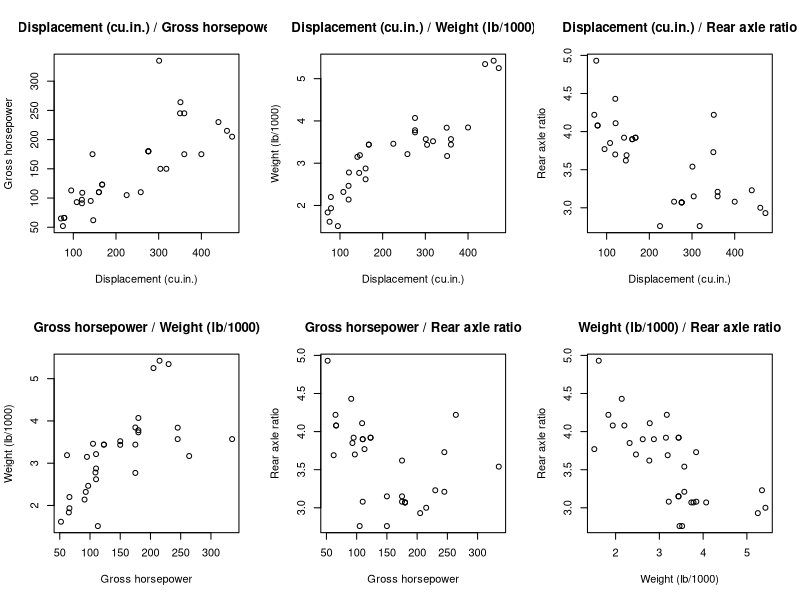

The R source for this figure:
pardefault <- par()

# Assignment 3
# pairs( ~ mtcars$disp + mtcars$hp + mtcars$wt + mtcars$drat)
par(mfrow = c(2,3))
attach(mtcars)
plot(disp, hp, 
     main = "Displacement (cu.in.) / Gross horsepower", xlab = "Displacement (cu.in.)", 
     ylab = "Gross horsepower")
plot(disp, wt, 
     main = "Displacement (cu.in.) / Weight (lb/1000)", xlab = "Displacement (cu.in.)", 
     ylab = "Weight (lb/1000)")
plot(disp, drat, 
     main = "Displacement (cu.in.) / Rear axle ratio", xlab = "Displacement (cu.in.)", 
     ylab = "Rear axle ratio")
plot(hp, wt, 
     main = "Gross horsepower / Weight (lb/1000)", xlab = "Gross horsepower", 
     ylab = "Weight (lb/1000)")
plot(hp, drat, 
     main = "Gross horsepower / Rear axle ratio", xlab = "Gross horsepower", 
     ylab = "Rear axle ratio")
plot(wt, drat, 
     main = "Weight (lb/1000) / Rear axle ratio", xlab = "Weight (lb/1000)", 
     ylab = "Rear axle ratio")
par(pardefault)

model <- lm(mpg ~ disp + hp + wt + drat)
summary(model)
predict(model, data.frame(disp=230, hp=146, wt=3.2, drat=3.6))
